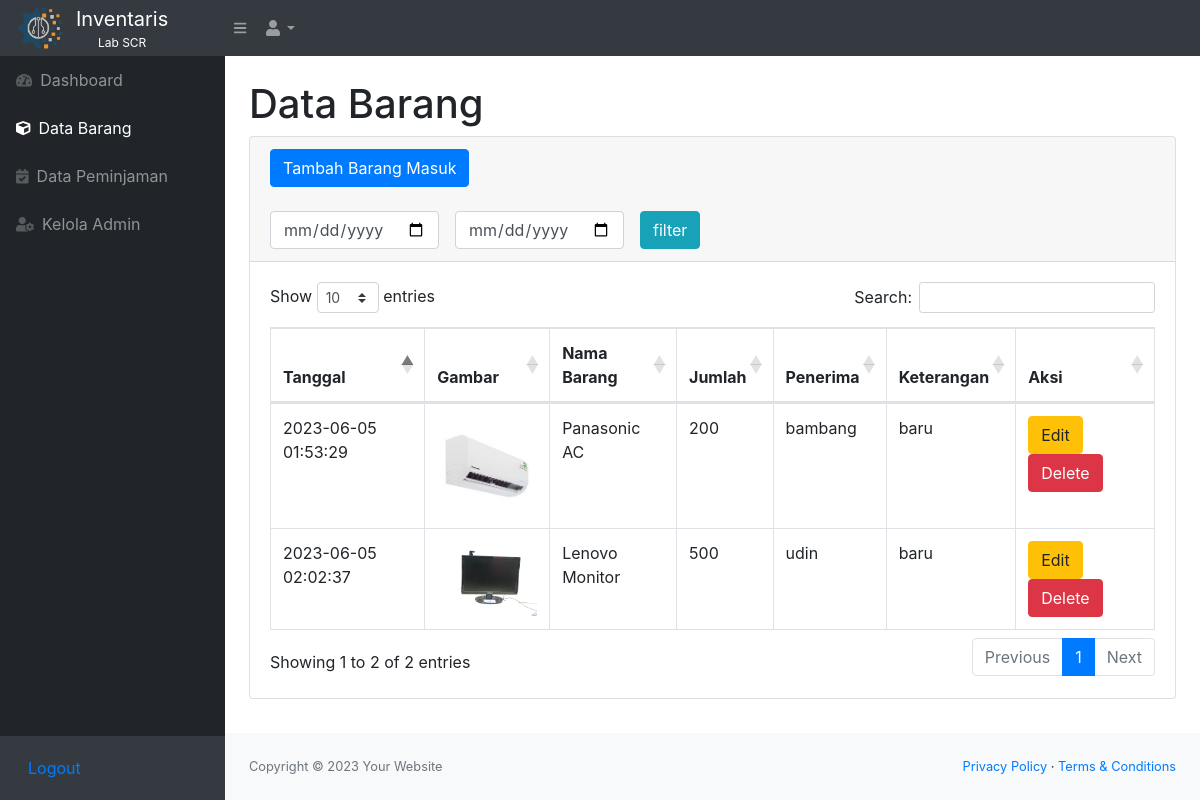
The app's page /masuk.php (signed in), older data.
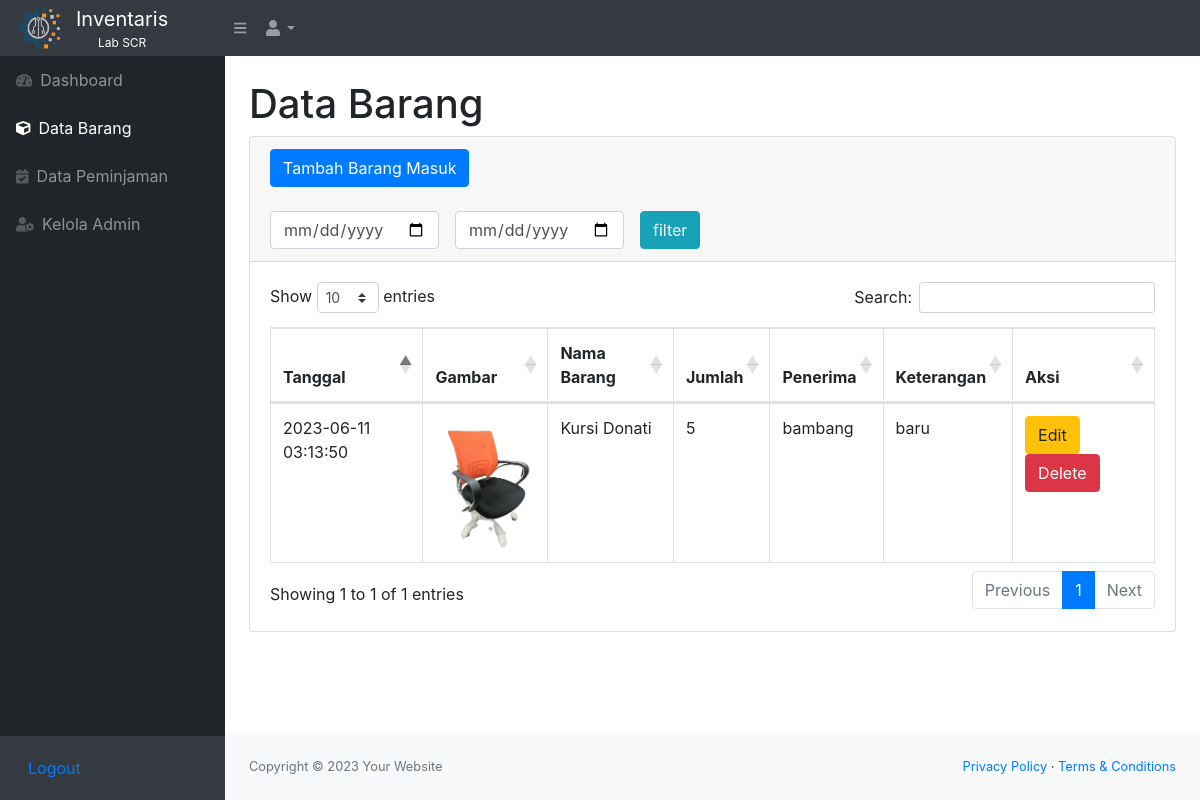
The same page, newer data.
### tables this page shows
CREATE TABLE `masuk` (
  `idmasuk` int(11) NOT NULL,
  `idbarang` int(11) NOT NULL,
  `jumlah` int(11) NOT NULL,
  `tanggal` timestamp NOT NULL DEFAULT current_timestamp(),
  `keterangan` varchar(35) NOT NULL,
  `penerima` varchar(30) NOT NULL
);

CREATE TABLE `stock` (
  `idbarang` int(11) NOT NULL,
  `namabarang` varchar(30) NOT NULL,
  `deskripsi` varchar(30) NOT NULL,
  `stock` int(11) NOT NULL,
  `image` varchar(99) DEFAULT NULL
);

### masuk.php (the view, shortened to what the changed rows need)
<?php
require 'function.php';
?>
<!DOCTYPE html>
<html lang="en">
<head>
    <link href="css/styles.css" rel="stylesheet" />
    <link href="https://cdn.datatables.net/1.10.20/css/dataTables.bootstrap4.min.css" rel="stylesheet" />
</head>
<body class="sb-nav-fixed">
    <div id="layoutSidenav">
        <div id="layoutSidenav_content">
            <main>
                <div class="container-fluid">
                    <h1 class="mt-4">Data Barang</h1>
                    <div class="card mb-4">
                        <div class="card-body">
                            <div class="table-responsive">
                                <table class="table table-bordered" id="dataTable" width="100%" cellspacing="0">
                                    <thead>
                                        <tr>
                                            <th>Tanggal</th>
                                            <th>Gambar</th>
                                            <th>Nama Barang</th>
                                            <th>Jumlah</th>
                                            <th>Penerima</th>
                                            <th>Keterangan</th>
                                            <th>Aksi</th>
                                        </tr>
                                    </thead>
                                    <tbody>
                                        <?php
                                        if(isset($_POST['filter_tgl'])){
                                            $mulai = $_POST['tgl_mulai'];
                                            $selesai = $_POST['tgl_selesai'];
                                            if($mulai!=null || $selesai!=null){
                                                $ambilsemuadatastock = mysqli_query($conn, "SELECT * FROM masuk m, stock s WHERE s.idbarang = m.idbarang and tanggal BETWEEN '$mulai' and DATE_ADD('$selesai',INTERVAL 1 DAY)");
                                            } else {
                                                $ambilsemuadatastock = mysqli_query($conn, "SELECT * FROM masuk m, stock s WHERE s.idbarang = m.idbarang");
                                            }
                                        } else {
                                            $ambilsemuadatastock = mysqli_query($conn, "SELECT * FROM masuk m, stock s WHERE s.idbarang = m.idbarang");
                                        }
                                        while ($data = mysqli_fetch_array($ambilsemuadatastock)) {
                                            $tanggal = $data['tanggal'];
                                            $namabarang = $data['namabarang'];
                                            $jumlah = $data['jumlah'];
                                            $penerima = $data['penerima'];
                                            $idbrg = $data['idbarang'];
                                            $keterangan = $data['keterangan'];
                                            $gambar = $data['image'];
                                            if($gambar==null){
                                                $img = 'No Photo';
                                            } else {
                                                $img = '<img src="images/'.$gambar.'" class="zoomable">';
                                            }
                                        ?>
                                            <tr>
                                                <td><?= $tanggal; ?></td>
                                                <td><?= $img; ?></td>
                                                <td><?= $namabarang; ?></td>
                                                <td><?= $jumlah; ?></td>
                                                <td><?= $penerima; ?></td>
                                                <td><?= $keterangan ?></td>
                                                <td>
                                                    <button type="button" class="btn btn-warning mr-2" data-toggle="modal" data-target="#edit<?=$idbrg;?>">
                                                        Edit
                                                    </button>
                                                    <button type="button" class="btn btn-danger" data-toggle="modal" data-target="#hapus<?=$idbrg;?>">
                                                        Delete
                                                    </button>
                                                </td>
                                            </tr>
                                        <?php } ?>
                                    </tbody>
                                </table>
                            </div>
                        </div>
                    </div>
                </div>
            </main>
        </div>
    </div>
</body>
</html>

Row changes from the older to the newer data that the page shows:
removed masuk: tanggal "2023-06-05 02:02:37", idbarang.image (picture), idbarang.namabarang "Lenovo Monitor", jumlah "500", penerima "udin", keterangan "baru"
changed masuk "bambang": tanggal "2023-06-05 01:53:29" → "2023-06-11 03:13:50"; idbarang.image: a different picture; idbarang.namabarang "Panasonic AC" → "Kursi Donati"; jumlah "200" → "5"
Text that changed along with them:
text written by a page script: "Show entries Search: Showing 1 to 2 of 2 entries Previous 1 Next" → "Show entries Search: Showing 1 to 1 of 1 entries Previous 1 Next"
